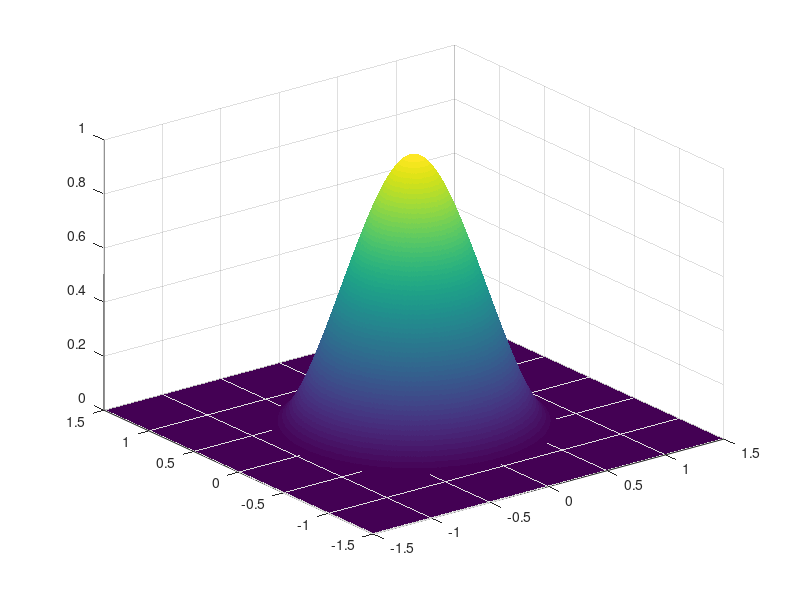

The MATLAB script that drew this image: (Note: this script raises an error after producing the figure.)
addpath('../../src/')
Nx = 1028;
Ny = Nx;

L = 3;

grid.dx = L/Nx;
grid.dy = L/Ny;
grid.Nx = Nx;
grid.Ny = Ny;


cfl = 0.2;
v = 0.1

dt = cfl*grid.dx/v




cfl = v*dt/grid.dx

Tmax = 3/v

x = -L/2 + grid.dx/2:grid.dx:L/2-grid.dx/2;
y = -L/2 + grid.dy/2:grid.dy:L/2-grid.dy/2;

[X,Y] = ndgrid(x,y);

R = sqrt(X.^2 + Y.^2);

u_0 = (-3*R.^2 + 2*R.^3 + 1).*(X.^2 + Y.^2 < 1);

uwork = u_0;
surf(X,Y,u_0); shading flat

foo = upwind_corner(uwork,v,0,grid,dt);

bar = v*(6*X.*(R-1)).*(X.^2 + Y.^2 < 1);

% figure(1)
% surf(X,Y,foo); shading flat
% title('Computed')
% figure(2)
% surf(X,Y,bar); shading flat
% title('True')
% 
% discerr = abs(foo - bar);
% figure(3)
% surf(X,Y,discerr); shading flat
% title('Error')
% max(discerr(:))

for t = dt:dt:Tmax
    foo = upwind_corner(uwork,v,v,grid,dt);
    uwork =uwork - dt*foo;
    % surf(X,Y,uwork); shading flat
    % pause(0.0001)
end
error = abs(uwork - u_0);

surf(X,Y,error); shading flat
max(error(:))/max(u_0(:))


rmpath('../../src/')
